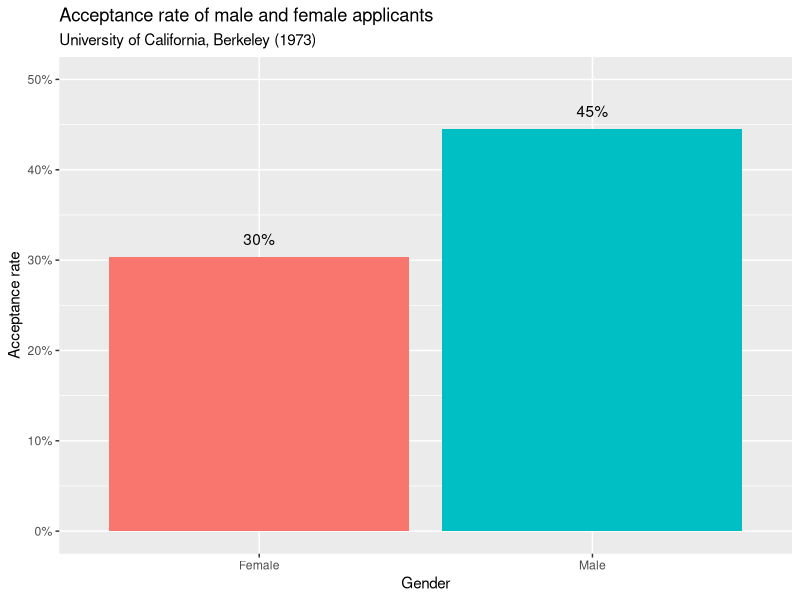
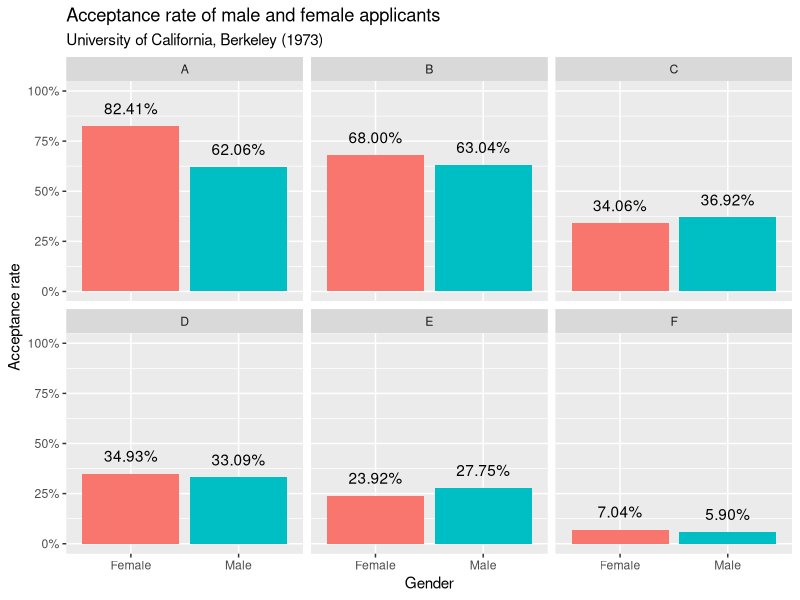

These charts were generated, in order, by the following R code:
#! /usr/bin/env R
#! gender_bias_ucb_admissions.R

# Load essential libraries
library(tidyverse)
library(broom)
library(dplyr)
library(scales)
library(forcats)

# Load UCBAdmissions dataset
data("UCBAdmissions")

# Print dataset to console
print(UCBAdmissions)

# Load broom package
library(broom)

# Convert UCBAdmissions to tidy format
ucb_tidy <- tidy(UCBAdmissions)

# Print tidy dataset to console
print(ucb_tidy)

# Aggregate over department
ucb_tidy_aggregated <- ucb_tidy %>%
  group_by(Admit, Gender) %>%
  summarize(n = sum(n)) %>%
  ungroup() %>%
  group_by(Gender) %>% 
  mutate(prop = n/sum(n)) %>%
  filter(Admit == "Admitted")

# Print aggregated dataset
print(ucb_tidy_aggregated)

# Prepare the bar plot
gg_bar <- ucb_tidy_aggregated %>%
    ggplot(aes(x = Gender, y = prop, fill = Gender)) +
    geom_col() +
    geom_text(aes(label = percent(prop)), vjust = -1) +
    labs(title = "Acceptance rate of male and female applicants",
         subtitle = "University of California, Berkeley (1973)",
         y = "Acceptance rate") +
    scale_y_continuous(labels = percent, limits = c(0, 0.5)) +
    guides(fill = FALSE)

# Print the bar plot
print(gg_bar)

# Analysis by department

# Calculate acceptance/rejection rate
ucb_by_dept <- ucb_tidy %>% 
    group_by(Gender, Dept) %>% 
    mutate(prop = n/sum(n)) %>% 
    filter(Admit == "Admitted")

# Print the dataset
print(ucb_by_dept)

# Prepare the bar plot for each department
gg_bar_faceted <- ucb_by_dept %>% 
  ggplot(aes(Gender, prop, fill = Gender)) +
  geom_col() +
  geom_text(aes(label = percent(prop)), vjust = -1) +
  labs(title = "Acceptance rate of male and female applicants",
       subtitle = "University of California, Berkeley (1973)",
       y = "Acceptance rate") +
  scale_y_continuous(labels = scales::percent, limits = c(0, 1)) +
  facet_wrap(~Dept) +
  guides(fill = FALSE)

# Print the bar plot for each department
print(gg_bar_faceted)

# Define function that repeats each row in each column n times
multiply_rows <- function(column, n) {
  rep(column, n)
}

# Create new de-aggregated data frame using the multiply_rows function
ucb_full <- data.frame(Admit = multiply_rows(ucb_tidy$Admit, ucb_tidy$n),
                      Gender = multiply_rows(ucb_tidy$Gender, ucb_tidy$n),
                      Dept = multiply_rows(ucb_tidy$Dept, ucb_tidy$n))

# Check the number of rows equals the number of students
print(nrow(ucb_full))

# Reverse the coding of the Admit variable
ucb_full$Admit <- fct_relevel(ucb_full$Admit, "Rejected", "Admitted")

# Run the regression
glm_gender <- glm(Admit ~ Gender, data = ucb_full, family = "binomial")

# Summarize the results
print(summary(glm_gender))

# Run the regression, including Dept as an explanatory variable
glm_genderdept <- glm(Admit ~ Gender + Dept, data = ucb_full, family = "binomial")

# Summarize the results
print(summary(glm_genderdept))

# Filter for Department A
dept_a <- ucb_full %>%
filter(Dept == "A")

# Run the regression
glm_gender_depta <- glm(Admit ~ Gender, data = dept_a, family = "binomial")

# Summarize result
print(summary(glm_gender_depta))
